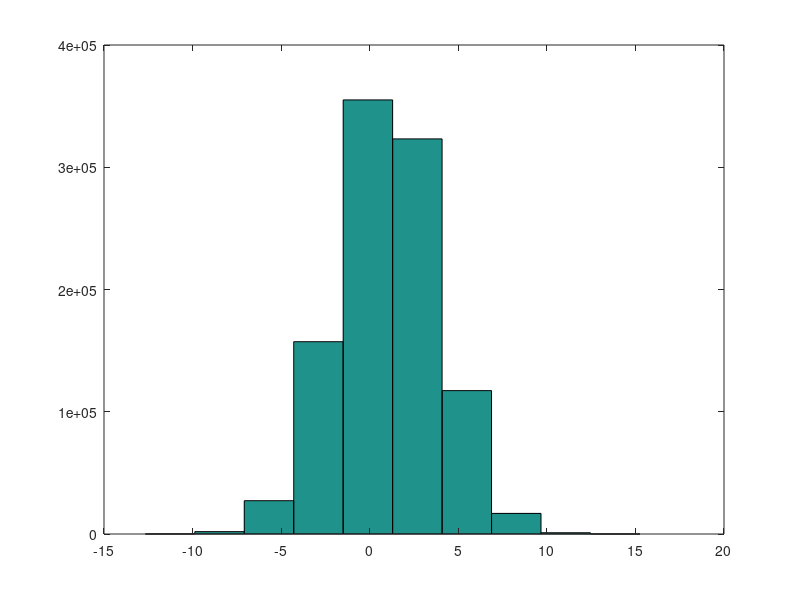

Write the MATLAB code that produced this figure. (Note: this script raises an error after producing the figure.)
clear;
clc;

% diary ps1_report

%% 3.a) Generate 1000000x1 vector of gaussian (normal) distributions
% mean = 1 and standard deviation = 2.8

m = 1;
std_dev = 2.8;
x = m + std_dev.*randn(1e6, 1);

%% 3.b) What is the min/max of x, what is the mean, what is the std deviation

min_x = min(x)
max_x = max(x)
mean_x = mean(x)
stdD_x = std(x)

%% 3.c) plot normalized histogram of x

hist(x); %hist is not reccomended to be used, but i provided both in report
histogram(x);

%% 3.d) Use loop to add 1 to every value in x and time the operation

loop_x = x;
% all ways to find size of column vector
% Size_x = length(x);
% Size_x = size(x, 2);
% Size_x = max(size(x));

tic;

for i = 1:1:length(x)
    loop_x(i,:) = x(i,:) + 1;
end

toc;

%% 3.e) Iterate though the original x and then add 1 without using a loop

noLoop_x = x;

tic;

noLoop_x = x + 1;

toc;

%% 3.f) define vector y that contains all values 5 < x < 20

y = [];

for i = 1:1:length(x)
    if (x(i,:) > 5.0) && (x(i,:) < 20.0)
        y(end+1) = x(i,:);
    end
end

%% 4.a) Define matrix A, find min of each col, min in row, smallest value in A, then create matrix B whos elements are the square of A

A = [2 1 3;...
     2 6 8;...
     6 8 18];
 
 minCol_A = min(A, [], 1)
 minRow_A = min(A, [], 2)
 
 min_A = min(A, [], 'all')
 
 B = sqrt(A)
 
 %% 4.b) solve system of linear equations
 
equ = [2 1 3;...
       2 6 8;...
       6 8 18];
   
answers = [1;...
           3;...
           5];
       
xyz = linsolve(equ, answers)

%% 4.c) Compute the norms
x1 = [0.5 0 -1.5];
x2 = [1 -1 0];

L1_x1 = norm(x1, 1)
L2_x1 = norm(x1, 2)

L1_x2 = norm(x2, 1)
L2_x2 = norm(x2, 2)
 

%% 5) Use the created normalize_col function

input1 = randn(randi(10), randi(10))
output1 = normalize_col(input1)

test_input1 = sum(output1)

input2 = randn(randi(10), randi(10))
output2 = normalize_col(input2)

test_input2 = sum(output2)

% diary off










